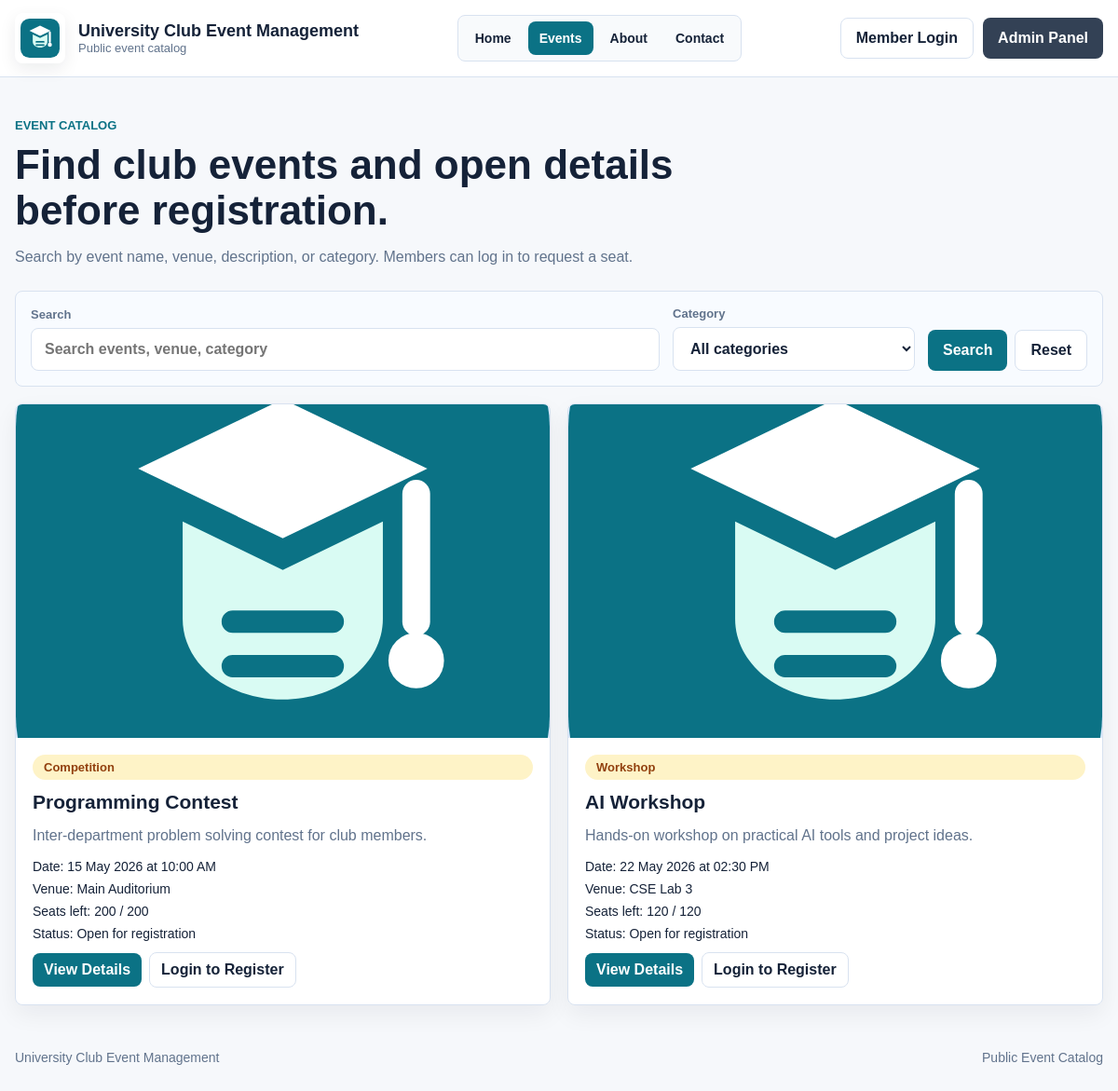
Screenshot of /events.php with the database file from the repository.
### tables this page shows
CREATE TABLE IF NOT EXISTS events (
    event_id INT AUTO_INCREMENT PRIMARY KEY,
    title VARCHAR(200) NOT NULL,
    description TEXT,
    image_path VARCHAR(255) DEFAULT NULL,
    category VARCHAR(80) DEFAULT 'General',
    event_date DATE NOT NULL,
    event_time TIME DEFAULT NULL,
    registration_deadline DATE DEFAULT NULL,
    venue VARCHAR(150) NOT NULL,
    capacity INT NOT NULL,
    created_by INT DEFAULT NULL,
    created_at TIMESTAMP DEFAULT CURRENT_TIMESTAMP,
    CONSTRAINT chk_events_capacity CHECK (capacity > 0 AND capacity <= 500),
    CONSTRAINT fk_events_admin FOREIGN KEY (created_by) REFERENCES admins(admin_id) ON DELETE SET NULL
);

### backend/db.php (called while the page is built, shortened)
<?php
function e(string $value): string
{
    return htmlspecialchars($value, ENT_QUOTES, 'UTF-8');
}
function registrationDeadlineOpen(?string $deadline): bool
{
    return strtotime($deadline . ' 23:59:59') >= time();
}
function eventImageUrl(?string $path, string $prefix = ''): string
{
    $cleanPath = trim((string) $path);
    if ($cleanPath !== '') {
        return e($prefix . ltrim($cleanPath, '/'));
    }
    return e($prefix . 'assets/images/club_logo.svg');
}

### events.php (the view, shortened to what this page needs)
<?php
require_once __DIR__ . '/backend/db.php';
$search = trim($_GET['search'] ?? '');
$categoryFilter = trim($_GET['category'] ?? '');
$searchLike = '%' . $search . '%';
$eventsStmt = $conn->prepare(
    'SELECT e.event_id, e.title, e.description, e.image_path, e.category, e.event_date, e.event_time,
            e.registration_deadline, e.venue, e.capacity,
            COUNT(CASE WHEN r.status IN ("pending", "approved") THEN 1 END) AS total_registered
     FROM events e
     LEFT JOIN registrations r ON r.event_id = e.event_id
     WHERE (? = "" OR e.title LIKE ? OR e.description LIKE ? OR e.venue LIKE ? OR e.category LIKE ?)
       AND (? = "" OR e.category = ?)
     GROUP BY e.event_id, e.title, e.description, e.image_path, e.category, e.event_date,
              e.event_time, e.registration_deadline, e.venue, e.capacity
     ORDER BY e.event_date ASC'
);
$eventsStmt->bind_param(
    'sssssss',
    $search,
    $searchLike,
    $searchLike,
    $searchLike,
    $searchLike,
    $categoryFilter,
    $categoryFilter
);
$eventsStmt->execute();
$events = $eventsStmt->get_result();
?>
<!DOCTYPE html>
<html lang="en">
<head>
    <link rel="stylesheet" href="student/style.css">
</head>
<body class="website-body">
    <header class="site-header">
        <div class="site-shell site-header-inner">
            <a class="brand-row site-brand" href="index.php">
                <img src="assets/images/club_logo.svg" alt="University Club Event Management Logo" class="brand-logo">
                <div class="brand-copy">
                    <strong>University Club Event Management</strong>
                    <span>Public event catalog</span>
                </div>
            </a>
            <nav class="site-menu" aria-label="Main navigation">
                <a href="index.php">Home</a>
                <a href="events.php" class="active">Events</a>
                <a href="about.php">About</a>
                <a href="contact.php">Contact</a>
            </nav>
            <div class="nav-actions">
                <a class="button-link ghost" href="student/login.php">Member Login</a>
                <a class="button-link secondary" href="admin/admin-login.php">Admin Panel</a>
            </div>
        </div>
    </header>
    <main class="site-shell page-main">
        <section class="page-title">
            <p class="eyebrow">Event Catalog</p>
            <h1>Find club events and open details before registration.</h1>
            <p class="muted">Search by event name, venue, description, or category. Members can log in to request a seat.</p>
        </section>
        <form method="get" class="filter-bar public-filter">
            <label>
                <span>Search</span>
                <input type="search" name="search" value="<?= e($search); ?>" placeholder="Search events, venue, category">
            </label>
            <label>
                <span>Category</span>
                <select name="category">
                    <option value="">All categories</option>
                </select>
            </label>
            <div class="filter-actions">
                <button type="submit">Search</button>
                <a class="button-link ghost" href="events.php">Reset</a>
            </div>
        </form>
        <section class="showcase-grid">
            <?php if (!$events || $events->num_rows === 0): ?>
                <div class="empty-state">No events matched your search.</div>
            <?php else: ?>
                <?php while ($event = $events->fetch_assoc()): ?>
                    <?php
                    $remaining = max((int) $event['capacity'] - (int) $event['total_registered'], 0);
                    $isOpen = registrationDeadlineOpen($event['registration_deadline'] ?? null);
                    ?>
                    <article class="event-media-card">
                        <div class="event-thumb">
                            <img src="<?= eventImageUrl($event['image_path']); ?>" alt="<?= e($event['title']); ?>">
                        </div>
                        <div class="event-body">
                            <span class="status-badge status-pending"><?= e($event['category']); ?></span>
                            <h3><?= e($event['title']); ?></h3>
                            <p><?= e($event['description'] ?: 'Event details will be updated soon.'); ?></p>
                            <div class="meta-list">
                                <span>Date: <?= e(date('d M Y', strtotime($event['event_date']))); ?><?= $event['event_time'] ? ' at ' . e(date('h:i A', strtotime($event['event_time']))) : ''; ?></span>
                                <span>Venue: <?= e($event['venue']); ?></span>
                                <span>Seats left: <?= e((string) $remaining); ?> / <?= e((string) $event['capacity']); ?></span>
                                <span>Status: <?= $isOpen && $remaining > 0 ? 'Open for registration' : 'Registration closed'; ?></span>
                            </div>
                            <div class="table-actions">
                                <a class="button-link small-btn" href="event-details.php?id=<?= e((string) $event['event_id']); ?>">View Details</a>
                                <a class="button-link ghost small-btn" href="student/login.php">Login to Register</a>
                            </div>
                        </div>
                    </article>
                <?php endwhile; ?>
            <?php endif; ?>
        </section>
    </main>
    <footer class="footer-band website-footer">
        <div class="site-shell">
            <span>University Club Event Management</span>
            <span>Public Event Catalog</span>
        </div>
    </footer>
</body>
</html>

### rows the page displays
events: image_path (picture), category "Competition", title "Programming Contest", description "Inter-department problem solving contest for club members.", event_date "15 May 2026", event_time "10:00 AM", venue "Main Auditorium", capacity "200", registration_deadline "Open for registration"
events: image_path (picture), category "Workshop", title "AI Workshop", description "Hands-on workshop on practical AI tools and project ideas.", event_date "22 May 2026", event_time "02:30 PM", venue "CSE Lab 3", capacity "120", registration_deadline "Open for registration"
